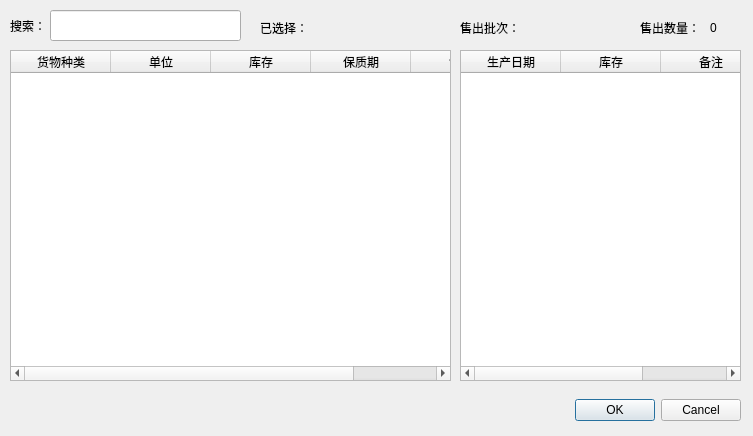
<?xml version="1.0" encoding="UTF-8"?>
<ui version="4.0">
 <class>ChooseCargo</class>
 <widget class="QDialog" name="ChooseCargo">
  <property name="geometry">
   <rect>
    <x>0</x>
    <y>0</y>
    <width>753</width>
    <height>436</height>
   </rect>
  </property>
  <property name="windowTitle">
   <string>选择货物</string>
  </property>
  <widget class="QDialogButtonBox" name="buttonBox">
   <property name="geometry">
    <rect>
     <x>520</x>
     <y>390</y>
     <width>221</width>
     <height>41</height>
    </rect>
   </property>
   <property name="orientation">
    <enum>Qt::Horizontal</enum>
   </property>
   <property name="standardButtons">
    <set>QDialogButtonBox::Cancel|QDialogButtonBox::Ok</set>
   </property>
  </widget>
  <widget class="QTableWidget" name="cargoTypeListTable">
   <property name="geometry">
    <rect>
     <x>10</x>
     <y>50</y>
     <width>441</width>
     <height>331</height>
    </rect>
   </property>
   <column>
    <property name="text">
     <string>货物种类</string>
    </property>
   </column>
   <column>
    <property name="text">
     <string>单位</string>
    </property>
   </column>
   <column>
    <property name="text">
     <string>库存</string>
    </property>
   </column>
   <column>
    <property name="text">
     <string>保质期</string>
    </property>
   </column>
   <column>
    <property name="text">
     <string>售价</string>
    </property>
   </column>
  </widget>
  <widget class="QTableWidget" name="cargoListTable">
   <property name="geometry">
    <rect>
     <x>460</x>
     <y>50</y>
     <width>281</width>
     <height>331</height>
    </rect>
   </property>
   <column>
    <property name="text">
     <string>生产日期</string>
    </property>
   </column>
   <column>
    <property name="text">
     <string>库存</string>
    </property>
   </column>
   <column>
    <property name="text">
     <string>备注</string>
    </property>
   </column>
  </widget>
  <widget class="QLineEdit" name="searchEdit">
   <property name="geometry">
    <rect>
     <x>50</x>
     <y>10</y>
     <width>191</width>
     <height>31</height>
    </rect>
   </property>
  </widget>
  <widget class="QLabel" name="label">
   <property name="geometry">
    <rect>
     <x>10</x>
     <y>10</y>
     <width>41</width>
     <height>31</height>
    </rect>
   </property>
   <property name="text">
    <string>搜索：</string>
   </property>
  </widget>
  <widget class="QLabel" name="label_2">
   <property name="geometry">
    <rect>
     <x>260</x>
     <y>20</y>
     <width>60</width>
     <height>16</height>
    </rect>
   </property>
   <property name="text">
    <string>已选择：</string>
   </property>
  </widget>
  <widget class="QLabel" name="label_3">
   <property name="geometry">
    <rect>
     <x>640</x>
     <y>20</y>
     <width>61</width>
     <height>16</height>
    </rect>
   </property>
   <property name="text">
    <string>售出数量：</string>
   </property>
  </widget>
  <widget class="QLabel" name="countLabel">
   <property name="geometry">
    <rect>
     <x>710</x>
     <y>20</y>
     <width>60</width>
     <height>16</height>
    </rect>
   </property>
   <property name="text">
    <string>0</string>
   </property>
  </widget>
  <widget class="QLabel" name="cargoTypeNameLabel">
   <property name="geometry">
    <rect>
     <x>310</x>
     <y>20</y>
     <width>81</width>
     <height>16</height>
    </rect>
   </property>
   <property name="text">
    <string/>
   </property>
  </widget>
  <widget class="QLabel" name="label_4">
   <property name="geometry">
    <rect>
     <x>460</x>
     <y>20</y>
     <width>60</width>
     <height>16</height>
    </rect>
   </property>
   <property name="text">
    <string>售出批次：</string>
   </property>
  </widget>
  <widget class="QLabel" name="dateLabel">
   <property name="geometry">
    <rect>
     <x>530</x>
     <y>20</y>
     <width>101</width>
     <height>16</height>
    </rect>
   </property>
   <property name="text">
    <string/>
   </property>
  </widget>
 </widget>
 <resources/>
 <connections>
  <connection>
   <sender>buttonBox</sender>
   <signal>accepted()</signal>
   <receiver>ChooseCargo</receiver>
   <slot>accept()</slot>
   <hints>
    <hint type="sourcelabel">
     <x>248</x>
     <y>254</y>
    </hint>
    <hint type="destinationlabel">
     <x>157</x>
     <y>274</y>
    </hint>
   </hints>
  </connection>
  <connection>
   <sender>buttonBox</sender>
   <signal>rejected()</signal>
   <receiver>ChooseCargo</receiver>
   <slot>reject()</slot>
   <hints>
    <hint type="sourcelabel">
     <x>316</x>
     <y>260</y>
    </hint>
    <hint type="destinationlabel">
     <x>286</x>
     <y>274</y>
    </hint>
   </hints>
  </connection>
 </connections>
</ui>
